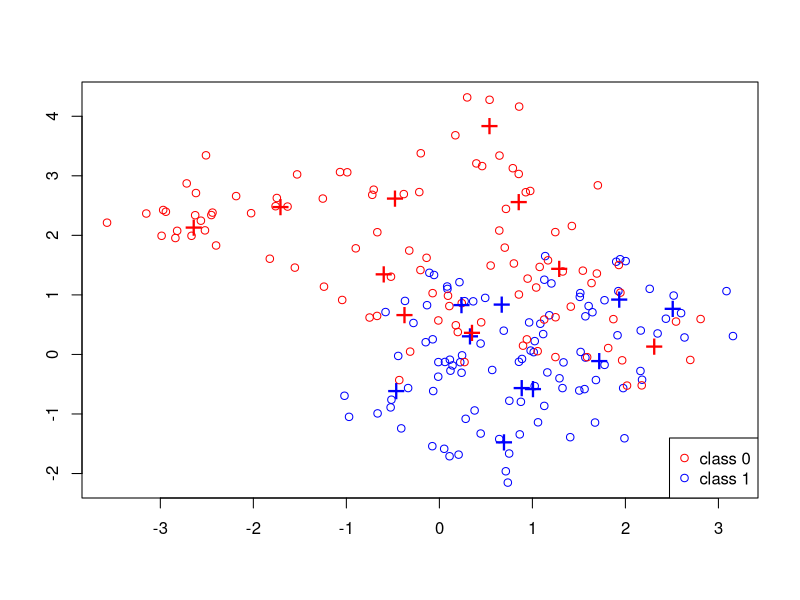
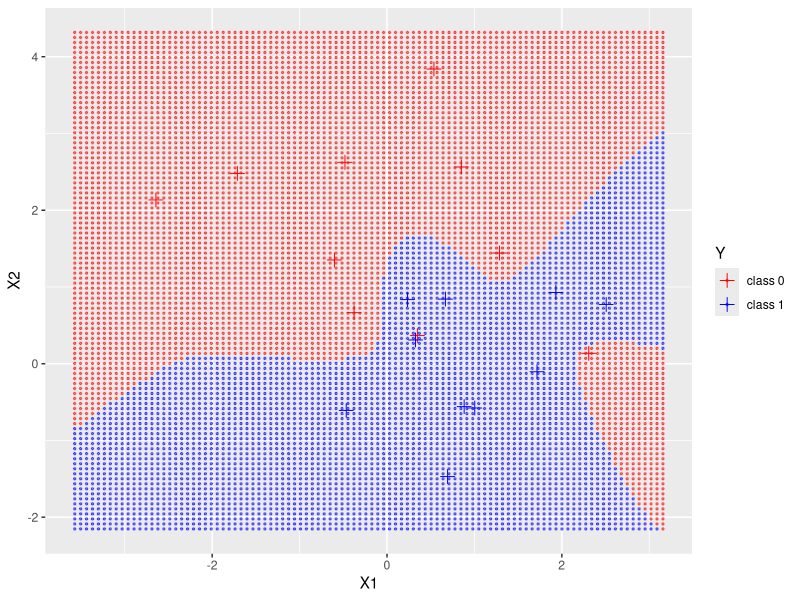
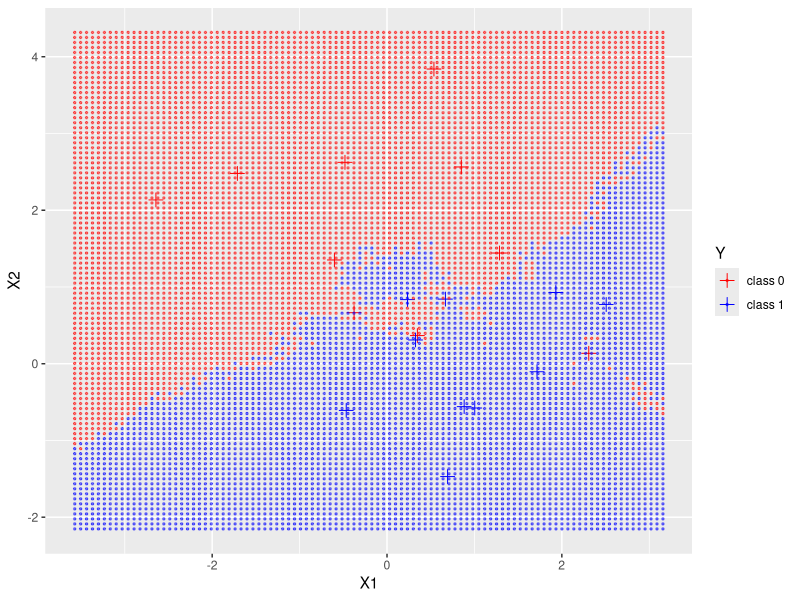

Here is the R script that generated these plots, in order: (Note: a time limit stopped this script after it produced the figures.)
## ---- chunk 1
library(ggplot2)
library(class)
## ---- chunk 2
set.seed(0243)
p = 2;      
csize = 10;     # number of centers
sigma = 1;      # sd for generating the centers 
m1 = matrix(rnorm(csize*p), csize, p)*sigma + 
  cbind( rep(1, csize), rep(0, csize))
m0 = matrix(rnorm(csize*p), csize, p)*sigma + 
  cbind( rep(0, csize), rep(1, csize))
## ---- chunk 3
sim_params = list(
 csize = 10,      # number of centers
 p = 2,           # dimension
 s = sqrt(1/5),   # standard deviation for generating data
 n = 100,         # training size per class
 N = 5000,        # test size per class
 m0 = m0,         # 10 centers for class 0
 m1 = m1         # 10 centers for class 1
)

generate_sim_data = function(sim_params){
  p = sim_params$p
  s = sim_params$s 
  n = sim_params$n 
  N = sim_params$N 
  m1 = sim_params$m1 
  m0 = sim_params$m0
  csize = sim_params$csize
  
  id1 = sample(1:csize, n, replace = TRUE);
  id0 = sample(1:csize, n, replace = TRUE);
  Xtrain = matrix(rnorm(2*n*p), 2*n, p)*s + rbind(m1[id1,], m0[id0,])
  Ytrain = factor(c(rep(1,n), rep(0,n)))
  id1 = sample(1:csize, N, replace=TRUE);
  id0 = sample(1:csize, N, replace=TRUE); 
  Xtest = matrix(rnorm(2*N*p), 2*N, p)*s + rbind(m1[id1,], m0[id0,])
  Ytest = factor(c(rep(1,N), rep(0,N)))
  
  
  # Return the training/test data along with labels
  list(
  Xtrain = Xtrain,
  Ytrain = Ytrain,
  Xtest = Xtest,
  Ytest = Ytest
  )
}
## ---- chunk 4
set.seed(0243)
mydata = generate_sim_data(sim_params)
## ---- chunk 5
tmp.X = mydata$Xtrain
tmp.Y = mydata$Ytrain
m0 = sim_params$m0        # 10 centers for class 0
m1 = sim_params$m1  

n = nrow(tmp.X)
mycol = rep("blue", n)
mycol[tmp.Y == 0] = "red"
plot(tmp.X[, 1], tmp.X[, 2], type = "n", xlab = "", ylab = "")
points(tmp.X[, 1], tmp.X[, 2], col = mycol);
points(m1[, 1], m1[, 2], pch = "+", cex = 2, col = "blue");    
points(m0[, 1], m0[, 2], pch = "+", cex = 2, col = "red");   
legend("bottomright", pch = c(1,1), col = c("red", "blue"), 
       legend = c("class 0", "class 1"))  
## ---- chunk 6
kNN <- function(Xtrain, Ytrain, Xtest, k) {

  # Testing classifier
  test_class = rep(0, length(Xtest[,1]))
  
  for (i in 1:length(Xtest[,1])) {
    # Creating an empty list
    distance = rep(0, length(Xtrain[,1]))
    
    for (j in 1:length(Xtrain[,1])) {
    # The code below goes through the observations.
    euc = 0
    
      for(m in 1:ncol(Xtrain)){
        #Calculation of euclidean distance.
        euc = euc + (Xtest[i,m] - Xtrain[j,m])^2
      }
  
    distance[j] = sqrt(euc)
    }  

    # Identifying the top k closest euclidean distances.
    # Combines all of the euclidean distances with a 1:n identifier.
    temp = cbind(1:length(distance), Ytrain, distance)
    # Combines the two, only gives the index of the k closest points.
    temp = temp[order(temp[,3]),]
    #Fixing factor re-level issue.
    temp[,2] = temp[,2] - 1
    #Choosing the k nearest observations
    temp2 = head(temp, k)

    #Handling Distance Ties
    if(temp2[k,3] == temp[k+1,3]){
      if(temp2[k,2] != temp[k+1,2]){
        temp3 = cbind(temp2[k,],temp[k+1,])
        temp4 = temp3[sample(nrow(temp3),size = 1),]
        temp2 = cbind(head(temp2,k-1),temp4)
      }
    }
    
    #Making the Prediction
    mu = mean(temp2[,2])
    
    if(mu > 0.5){
      pred = 1
    } else if(mu < 0.5){
      pred = 0
    } else {
      #Handling voting Ties
      pred = rbinom(1,1,0.5)
    }
    
    test_class[i] = pred
  }
  
  return(test_class)
  
}
## ---- chunk 7
#Testing of Function
good_list = kNN(Xtrain = mydata$Xtrain, Ytrain = mydata$Ytrain, Xtest = mydata$Xtest, k = 5)
## ---- chunk 8
test.pred1a = kNN(Xtrain = mydata$Xtrain, Ytrain = mydata$Ytrain, Xtest = mydata$Xtest, k = 1)
table(mydata$Ytest, test.pred1a)
## ---- chunk 9
test.pred2a = kNN(Xtrain = mydata$Xtrain, Ytrain = mydata$Ytrain, Xtest = mydata$Xtest, k = 3)
table(mydata$Ytest, test.pred2a)
## ---- chunk 10
test.pred3a = kNN(Xtrain = mydata$Xtrain, Ytrain = mydata$Ytrain, Xtest = mydata$Xtest, k = 5)
table(mydata$Ytest, test.pred3a)
## ---- chunk 11
test.pred1b = knn(mydata$Xtrain, mydata$Xtest, mydata$Ytrain, k = 1)
table(mydata$Ytest, test.pred1b)
## ---- chunk 12
test.pred2b = knn(mydata$Xtrain, mydata$Xtest, mydata$Ytrain, k = 3)
table(mydata$Ytest, test.pred2b)
## ---- chunk 13
test.pred3b = knn(mydata$Xtrain, mydata$Xtest, mydata$Ytrain, k = 5)
table(mydata$Ytest, test.pred3b)
## ---- chunk 14
cvKNN = function(traindata, Ytrain, foldNum) {
  #Initial values necessary for calculations.
  n = nrow(traindata)
  foldSize = floor(n/foldNum)  
  KVector = seq(1, (nrow(traindata) - foldSize), 1)
  cvErrorRates = rep(0,length(KVector))
  error = 0
  
  #Shuffling of the data.
  myIndex = sample(1 : n)
  
  #Testing each possible value of k (1:180 in this case).
  for(i in KVector){
    #Implementation of the CV to choose optimal value of k.
    for(runId in 1:foldNum){
    testSetIndex = ((runId-1)*foldSize + 1):(ifelse(runId == foldNum, n, runId*foldSize))
    testSetIndex = myIndex[testSetIndex]
    trainX = traindata[-testSetIndex, ]
    trainY = Ytrain[-testSetIndex]
    testX = traindata[testSetIndex, ]
    testY = Ytrain[testSetIndex]
    predictY = knn(trainX, testX, trainY, KVector[i])
    #Calculation of the testing error.
    error = error + sum(predictY != testY) 
    }
    
    error = error / n
    cvErrorRates[i] = error
    error = 0
  }
  
  #Choosing the optimal value of k.
  #Ties in the testing error are done with choosing the highest value for k.
  #Higher k results in a simpler model.
  result = list()
  result$bestK = max(KVector[cvErrorRates == min(cvErrorRates)])
  result$cvError = cvErrorRates[KVector == result$bestK]
  return(result)
}
## ---- chunk 15
set.seed(0243)
better_list = cvKNN(mydata$Xtrain, mydata$Ytrain, 10)
better_list
## ---- chunk 16
bayes = function(x, sim_params) {
  m1 = sim_params$m1
  m0 = sim_params$m0
  s = sim_params$s
  
  #Calculating the numerator.
  d1 = sum(exp(-apply((t(m1) - x)^2, 2, sum) / (2 * s^2)))
  #Calculating the denominator.
  d0 = sum(exp(-apply((t(m0) - x)^2, 2, sum) / (2 * s^2)))
  
  #Making the prediction.
  if(d1/d0 >= 1){
    Y = 1
  } else{
    Y = 0
  }
    return(Y)
}

predictions = apply(mydata$Xtest, 1, bayes, sim_params)
predictions
## ---- chunk 17
BayesPredict = function(x, sim_params){

  m1 = sim_params$m1
  m0 = sim_params$m0
  s = sim_params$s

    d1 = sum(exp(-apply((t(m1) - x)^2, 2, sum) / (2 * s^2)))
    d0 = sum(exp(-apply((t(m0) - x)^2, 2, sum) / (2 * s^2)))

    if(d1/d0 >= 1){
      Y = 1
    } else{
      Y = 0
    }
    return(Y)
}

Xmin = min(mydata$Xtrain[, 1])
Xmax = max(mydata$Xtrain[, 1])
X1Vector = seq(Xmin, Xmax, (Xmax - Xmin)/99)
Xmin = min(mydata$Xtrain[, 2])
Xmax = max(mydata$Xtrain[, 2])
X2Vector = seq(Xmin, Xmax, (Xmax - Xmin)/99)
grid = expand.grid(X1Vector, X2Vector)
colnames(grid) = c('X1', 'X2')
## ---- chunk 18
BayesRuleGrid = grid
BayesRuleGrid$Y = as.factor(apply(BayesRuleGrid, 1, BayesPredict, sim_params))

tmp.data = data.frame(X1 = c(sim_params$m0[,1], sim_params$m1[,1]),
                      X2 = c(sim_params$m0[,2], sim_params$m1[,2]),
                      Y = c(rep(0, 10), rep(1, 10)))
ggplot(data = tmp.data, aes(x = X1, y = X2, color = as.factor(Y))) + 
  geom_point(shape = 3, size = 3) +
  geom_point(data = BayesRuleGrid, 
             aes(x = X1, y = X2, color = Y), size = 0.5, alpha = 0.5) + 
  scale_color_manual(name = "Y",
                     values = c("0" = "red",
                                "1" = "blue"), 
                     labels = c("class 0", "class 1"))
## ---- chunk 19
KNNGrid = grid
KNNGrid$Y = as.factor(apply(grid, 1, knn, 
                              train = mydata$Xtrain, 
                              cl = mydata$Ytrain, 
                              k = 12))
ggplot(data = tmp.data, aes(x = X1, y = X2, color = as.factor(Y))) + 
  geom_point(shape = 3, size = 3) +
  geom_point(data = KNNGrid, 
             aes(x = X1, y = X2, color = Y), size = 0.5, alpha = 0.5) + 
  scale_color_manual(name = "Y",
                     values = c("0" = "red",
                                "1" = "blue"), 
                     labels = c("class 0", "class 1"))
## ---- chunk 20
set.seed(0243)

#Initialization of the data frames that will contain the testing errors.
thing1 = rep(0,50)
thing2 = data.frame(rep(0,50),rep(0,50),rep(0,50))
thing3 = rep(0,50)

for(i in 1:50){
  
  #Generating the date using the same centers (m0 and m1).
  fun_data = generate_sim_data(sim_params)
  
  #Calculation of the testing error for kNN with k = 1.
  pred1 = knn(fun_data$Xtrain, fun_data$Xtest, fun_data$Ytrain, k = 1)
  thing1[i] = sum(pred1 != fun_data$Ytest)/length(pred1)
  
  #Calculation of optimal k for kNN using 10-fold CV.
  temp2 = cvKNN(fun_data$Xtrain, fun_data$Ytrain, 10)
  thing2[i,1] = temp2$bestK
  thing2[i,2] = temp2$cvError
  #Calculation of the testing error for kNN with CV optimally chosen k.
  pred2 = knn(fun_data$Xtrain, fun_data$Xtest, fun_data$Ytrain, k = thing2[i,1])
  thing2[i,3] = sum(pred2 != fun_data$Ytest)/length(pred2)
  
  #Calculation of the testing error using Bayes Rule.
  pred3 = apply(fun_data$Xtest, 1, bayes, sim_params)
  thing3[i] = sum(pred3 != fun_data$Ytest)/length(pred3)
  
}
## ---- chunk 21
errors = data.frame(k1 = thing1, CV = thing2$rep.0..50..2, Bayes = thing3,
                    Optimal_K = thing2$rep.0..50.)
boxplot(errors[,-4], beside = TRUE, main = "Boxplot of Testing Errors")
#Mean of optimal K
mean(errors$Optimal_K)
#Standard Error of optimal K
sd(errors$Optimal_K)
